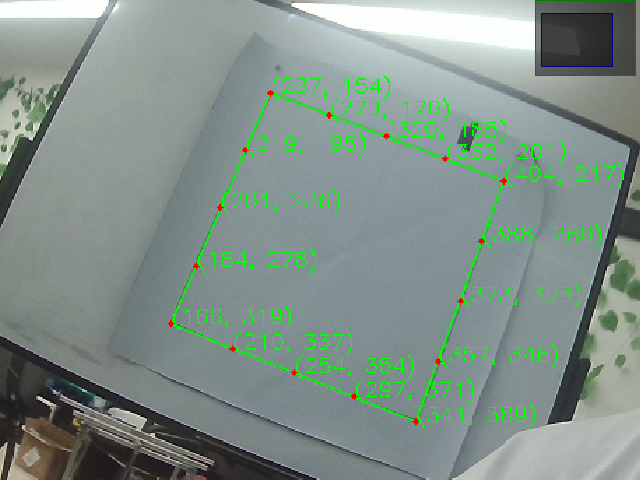
#> input picture 3.png, 640 x 480 px, given in place of the camera
$ python pxcd2world.py
#> lines starting #> are read from the running program, lines starting #| are printed output that depends on the picture; after the words box and inside, x2 and y2 are one past the last pixel; in counts of white or black regions, pixels touching at a corner belong together
#> in main, frame is the input picture: shape (480, 640, 3); mean B, G, R 137.5, 145.2, 128.8
import cv2
import numpy as np

WHITE = (255, 255, 255)
selected_points = []

def preprocess_image(image):
    """预处理图像，使用边缘检测和二值化方法"""
    gray = cv2.cvtColor(image, cv2.COLOR_BGR2GRAY)
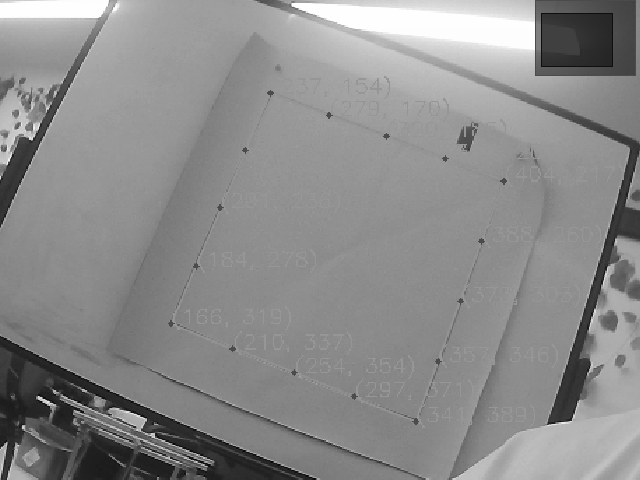
#> gray: shape (480, 640); min 6, max 255, mean 139.4
    blurred = cv2.GaussianBlur(gray, (5, 5), 0)
    edges = cv2.Canny(blurred, 50, 150)
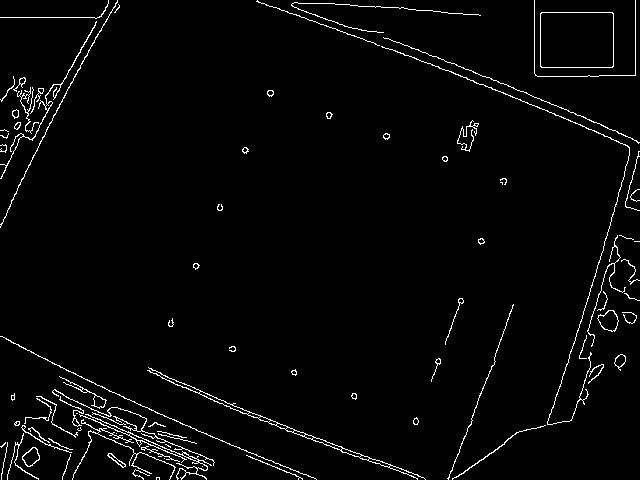
#> edges: shape (480, 640); 2.6% white in thin lines or dots
    return edges

def find_board_contours(edges):
    """检测棋盘轮廓"""
    contours, _ = cv2.findContours(edges, cv2.RETR_EXTERNAL, cv2.CHAIN_APPROX_SIMPLE)
#> contours = 86 contours, 47 with area under 20; largest, box (x1, y1, x2, y2) and area: (540, 12, 614, 68) 4013, (147, 367, 426, 480) 702, (597, 310, 619, 332) 296, (22, 447, 40, 467) 212, (79, 414, 212, 480) 141
    return contours

def get_board_contour(contours):
    """选择最适合的棋盘轮廓"""
    for contour in contours:
        if cv2.contourArea(contour) > 10000:  # 只考虑大轮廓
            return contour
    return None

# [65 lines left out: functions draw_points, click_event, get_image_points, convert_to_world_coords, calculate_midpoint, not called in this run]

def main():
    # 初始化摄像头
    cap = cv2.VideoCapture(4)
    if not cap.isOpened():
        print("无法打开摄像头")
        return

    while True:
        ret, frame = cap.read()
        if not ret or frame is None:
            print("读取摄像头帧失败或帧无效")
            break

        # 预处理图像
        edges = preprocess_image(frame)

        # 检测棋盘轮廓
        contours = find_board_contours(edges)
        board_contour = get_board_contour(contours)
#> the loop in get_board_contour, `for contour in contours:` made 86 passes
#> contour on passes 3, 4, 15, 27, 53: [[202, 466]], [[164, 458]], [[116, 433]], [[76, 413], [77, 413]], [[634, 241], [639, 241]]

        if board_contour is not None:
            # 绘制棋盘轮廓
            frame_with_board = frame.copy()
            frame_with_board = draw_points(frame_with_board, selected_points)

            # 显示图像
            cv2.imshow('Center View', frame_with_board)

            # 点击选择角点
            cv2.setMouseCallback('Center View', click_event)

        # 检测空格键
        if cv2.waitKey(1) & 0xFF == ord(' '):
#> (key Esc is pressed here)
            if len(selected_points) == 4:
                image_points = get_image_points()
                world_coords = convert_to_world_coords(image_points)
                print("世界坐标: ", world_coords)

                # 计算对角线交点坐标
                midpoints = calculate_midpoint(image_points)
                world_midpoint = convert_to_world_coords(midpoints, origin=(224, 233), pixels_per_cm=150)
                print("中点坐标: ", world_midpoint)
                break
            else:
                print("请先选择四个角点")

    cap.release()
    cv2.destroyAllWindows()

if __name__ == "__main__":
    main()
